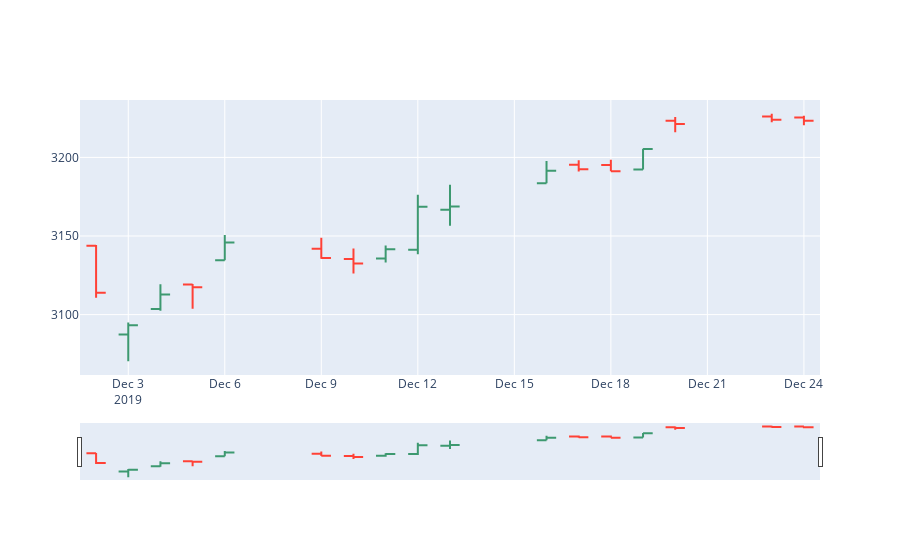

Here is the notebook cell this chart was saved with:
### Markdown cell above
OHLC Chart:

### Code cell
trace = go.Ohlc(x=SP['12-2019'].index,
                open=SP['12-2019'].Open,
                high=SP['12-2019'].High,
                low=SP['12-2019'].Low,
                close=SP['12-2019'].Close)
data = [trace]
iplot(data, filename='simple_ohlc')
